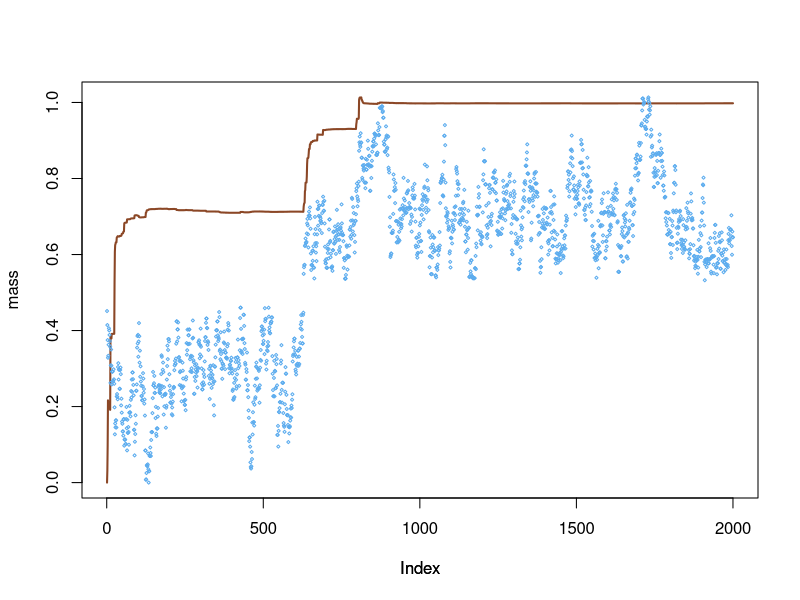

The R script that drew this image:
############################################
###### chp12: Diagnosing Convergence #######
############################################

############################################
#### EX 12.1: Probit Model

# Data generation
genP <- function(n,beta,sigma,mu,tau){
  x <- rnorm(n,mean=mu,sd=tau)
  y <- runif(n)<pnorm(x*beta/sqrt(sigma))
  return(list(x=x,y=y))
}

# Posterior surface
likP <- function(x,y,lB,uB,lS,uS,prec=100){
  beta <- seq(lB,uB,(uB-lB)/(prec-1))[1:prec]
  sigma <- seq(lS,uS,(uS-lS)/(prec+9))[1:(prec+10)]
  div <- beta%*%t(1/sqrt(sigma))
  sur <- matrix(0,nrow=prec,ncol=(prec+10))
  for (i in 1:prec){
    for (j in 1:(prec+10)){
      a <- x*div[i,j]
      sur[i,j] <- sum( pnorm(a,log=T)*y + pnorm(-a,log=T)*(1-y) )
    }
  }
  
  # prior: exp(1) on 1/sigma and N(0,25) on beta
  for (j in 1:(prec+10)){
    sur[,j] <- sur[,j]-2*log(sigma[j])-1/sigma[j]}
  
  for (i in 1:prec){
    sur[i,] <- sur[i,]-beta[i]^2/50
  }
  return(list(l=sur,b=beta,s=sigma))
}

# posterior
lik1 <- function(x,y,B,S)
  sum(pnorm(x*B/sqrt(S),log=T)*y +
        pnorm(-x*B/sqrt(S),log=T)*(1-y) ) -
  2*log(S) - B^2/50 - 1/S

#Gibbs sampling
gibP <- function(m,x,y,B0,S0){
  beta <- 0*(1:m)
  sigma <- beta
  beta[1] <- B0
  sigma[1] <- S0
  like <- 1:m
  oldL <- lik1(x,y,B0,S0)
  like[1] <- oldL
  for (i in 2:m){
    
    # 1. Simulation of beta
    propB <- beta[i-1]+rnorm(1)
    propL <- lik1(x,y,propB,sigma[i-1])
    if (log(runif(1))<propL-oldL){
      beta[i] <- propB
      oldL <- propL
    }
    else{
      beta[i] <- beta[i-1]
    }
    # 2. Simulation of sigma
    propS <- exp(log(sigma[i-1])+.2*rnorm(1))
    propL <- lik1(x,y,beta[i],propS)
    if (log(runif(1))<propL-oldL-log(sigma[i-1])+log(propS)){
      sigma[i] <- propS
      oldL <- propL
    }
    else{
      sigma[i] <- sigma[i-1]
    }
    like[i] <- oldL
  }
  list(b=beta,s=sigma,l=like)
}

############################################
#### EX 12.7: Bimodal target
set.seed(2)

## Density of interest : exp(-x^2/2) (4*(x-.3)^2+.01)
## with normalizing constant 1 / (sqrt(2*pi)*(.01+4*(1+.3^2)))
f <- function(x){
  exp(-x^2/2) * (4*(x-.3)^2+.01) / (sqrt(2*pi)*(.01+4*(1+.3^2)))
}

## Generation of a slow/fast random walk
thet <- 0*(1:2000)
for (i in 2:2000){
  prop <- thet[i-1]+.3*rnorm(1)
  if (runif(1)<f(prop)/f(thet[i-1]))
    thet[i] <- prop
  else
    thet[i] <- thet[i-1]
}

## Corresponding sequence of masses
mass <- 0*(1:2000)
that <- thet[1]
for (i in 2:2000){
  that <- sort(c(that,thet[i]))
  mass[i] <- sum((that[2:i]-that[1:(i-1)])*f(that[1:(i-1)]))
}

## Plots
plot(mass,type="l",ylab="mass",col="sienna4",lwd=2)
par(new=T);plot(thet,pch=5,axes=F,cex=.3,col="steelblue2",ylab="")





